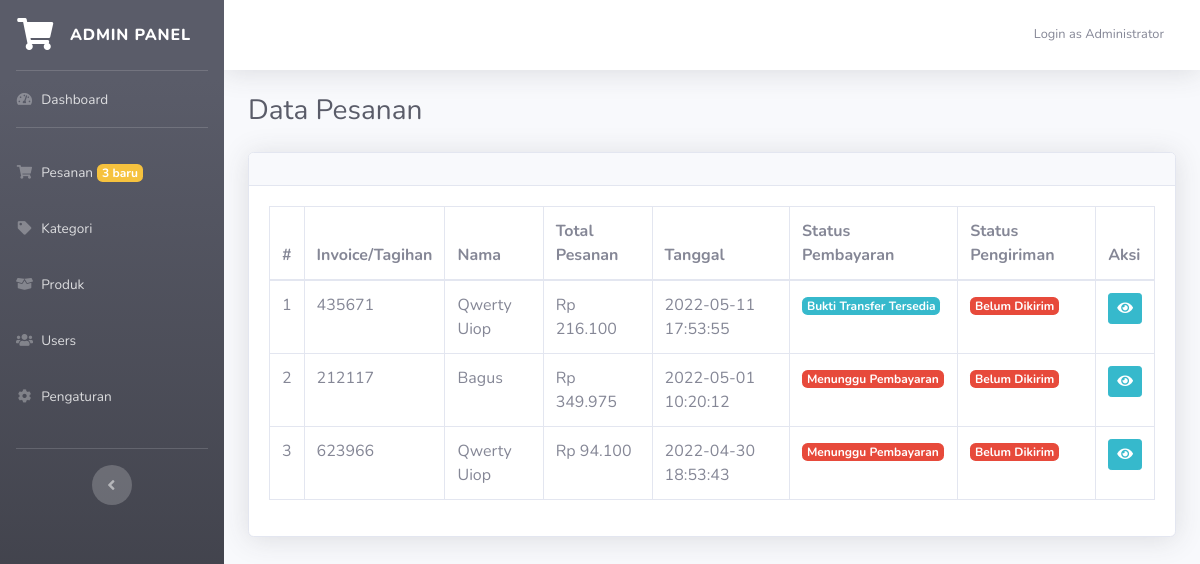
The app's page /admin.php?page=orders (signed in), older data.
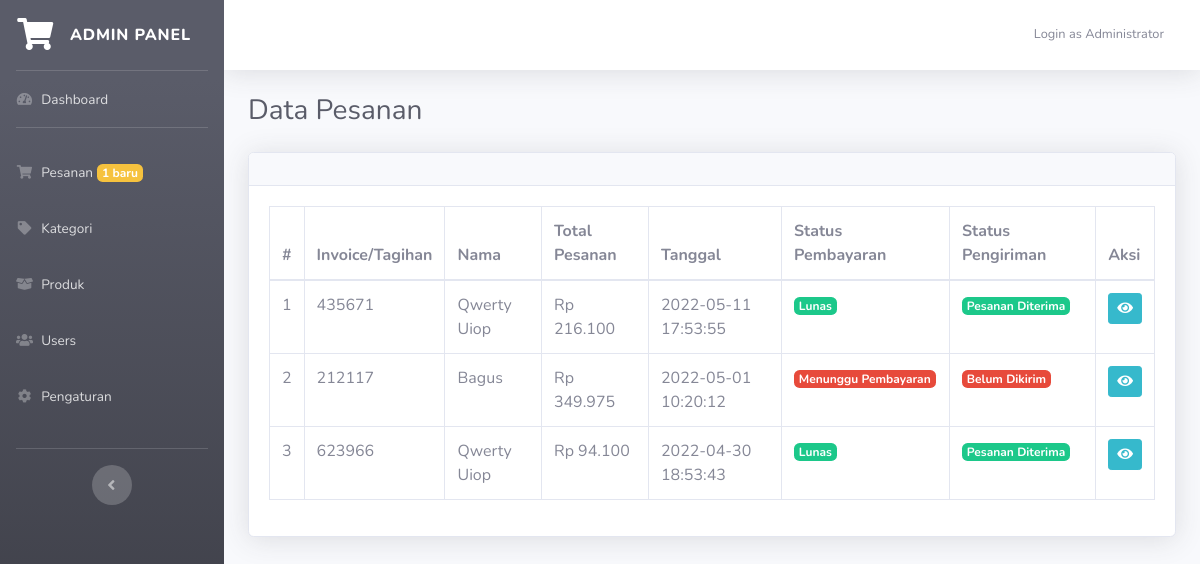
The same page, newer data.
### tables this page shows
CREATE TABLE `invoice` (
  `id` int(11) NOT NULL,
  `invoice_code` varchar(10) NOT NULL,
  `name` varchar(50) NOT NULL,
  `email` varchar(50) NOT NULL,
  `telp` varchar(20) NOT NULL,
  `region` int(11) NOT NULL,
  `address` text NOT NULL,
  `ongkir` varchar(10) NOT NULL,
  `total_price` int(11) NOT NULL,
  `total_all` int(11) NOT NULL,
  `date_input` datetime NOT NULL,
  `status_payment` int(1) NOT NULL,
  `status_delivery` int(1) NOT NULL,
  `bukti_transfer` varchar(100) NOT NULL,
  `no_resi` varchar(50) NOT NULL,
  `expedisi` varchar(50) NOT NULL
);

### admin.php (called while the page is built, shortened)
<?php
require_once 'include/func.php';
include "module/templates/index-admin.php";

### include/func.php (called while the page is built, shortened)
<?php
function string2Number($cString){
    return str_replace(",","",$cString) ;
}
function number2String($nNumber,$nDecimals=0){
    $nNumber = floatval(string2Number($nNumber)) ;
    return number_format($nNumber,$nDecimals,",",".") ;
}

### module/admin/orders.php (the view, shortened to what the rows shown need)
<?php
if(isset($_GET['invoice']) && $_GET['invoice'] <> ""){
    $cInvoice = $_GET['invoice'];
    $dbData = mysqli_query($db,"select * from invoice where invoice_code='$cInvoice'");
    $vaInvoice = mysqli_fetch_array($dbData);
    $dbRegion = mysqli_query($db,"select * from region where id='{$vaInvoice['region']}'");
    $vaRegion = mysqli_fetch_array($dbRegion);
?>
<div class="container-fluid">
	<h1 class="h3 mb-2 text-gray-800 mb-2">Code/Invoice = <?= $vaInvoice['invoice_code']; ?></h1>
    <?php if($vaInvoice['status_payment'] == 1 && $vaInvoice['status_delivery'] == 3){ ?>
        <h3 class="text-success">Transaksi selesai</h3>
    <?php } ?>
	<div class="card shadow mb-4">
		<div class="card-header py-3">
            <a href="?page=orders" class="btn btn-sm btn-primary"><i class="fa fa-chevron-left"></i> Back</a>
		</div>
		<div class="card-body">
            <h3 class="lead"> Data Pesanan</h3>
            <hr>
            <div class="row">
                <div class="col-md-6">
                    <table class="table table-sm table-borderless">
                        <tr>
                            <td>Nama Penerima</td>
                            <td><?= $vaInvoice['name']; ?></td>
                        </tr>
                        <tr>
                            <td>Email</td>
                            <td><?= $vaInvoice['email']; ?></td>
                        </tr>
                        <tr>
                            <td>Telepon</td>
                            <td><?= $vaInvoice['telp']; ?></td>
                        </tr>
                        <tr>
                            <td>Wilayah</td>
                            <td><?= $vaRegion['region']; ?></td>
                        </tr>
                        <tr>
                            <td>Alamat Lengkap</td>
                            <td><?= $vaInvoice['address']; ?></td>
                        </tr>
                        <tr>
                            <td>Status Pembayaran</td>
                            <?php if($vaInvoice['status_payment'] == 1){ ?>
                                <td><span class="badge badge-success">Lunas</span></td>
                            <?php
                                }else{
                                    if($vaInvoice['bukti_transfer'] <> ""){
                            ?>
								<td><span class="badge badge-warning">Menunggu Konfirmasi Admin</span></td>
                            <?php
                                    }else{
                            ?>
								<td><span class="badge badge-danger">Menunggu Pembayaran</span></td>
                            <?php
                                    }
                                }
                            ?>
                        </tr>
                        <tr>
                            <td>Status Pengiriman</td>
                            <?php
                                if($vaInvoice['status_delivery'] == 3){
                            ?>
                                <td><span class="badge badge-success">Pesanan Diterima</span></td>
                            <?php
                                }else if($vaInvoice['status_delivery'] == 2){
                            ?>
                                <td><span class="badge badge-info">Dikirim</span></td>
                            <?php
                                }else if($vaInvoice['status_delivery'] == 1){
                            ?>
                                <td><span class="badge badge-warning">Dikemas</span></td>
                            <?php
                                }else{ ?>
                                <td><span class="badge badge-danger">Belum Dikirim</span></td>
                            <?php } ?>
                        </tr>
                        <?php
                            if($vaInvoice['status_delivery'] >= 2){
                        ?>
                        <tr>
                            <td>No. Resi</td>
                            <td><?=$vaInvoice['no_resi']?></td>
                        </tr>
                        <tr>
                            <td>Expedisi</td>
                            <td><?=$vaInvoice['expedisi']?></td>
                        </tr>
                        <?php
                            }
                        ?>
                    </table>
                </div>
            </div>
            <hr>
            <?php
                if($vaInvoice['bukti_transfer'] <> "" && is_file("assets/bukti_transfer/".$vaInvoice['bukti_transfer'])){
            ?>
            <h3 class="lead"> Bukti Transfer <a href="assets/bukti_transfer/<?=$vaInvoice['bukti_transfer']?>" target="_blank"  class="btn btn-sm btn-info"><i class="fa fa-search"></i></a> </h3>
            <?php
                }
            ?>
		</div>
	</div>
    <div class="card shadow mb-5">
        <div class="card-body">
            <table class="table table-bordered">
                <tr>
                    <th>#</th>
                    <th>Nama Barang</th>
                    <th>Jml</th>
                    <th>Info</th>
                    <th>Harga</th>
                    <th>Total</th>
                    <th>Aksi</th>
                <?php
                $no=1;
                $dbOrder = mysqli_query($db,"select * from transaction where id_invoice='$cInvoice'");
                while($data = mysqli_fetch_array($dbOrder)){ ?>
                </tr>
                    <td><?= $no; ?></td>
                    <td><?= $data['product_name']; ?></td>
                    <td class="text-center"><?= $data['qty']; ?></td>
                    <?php if($data['ket'] == ""){ ?>
                        <td>-</td>
                    <?php }else{ ?>
                        <td><?= $data['ket']; ?></td>
                    <?php } ?>
                    <td>Rp <?= number2String($data['price']); ?></td>
                    <?php $total = $data['price'] * $data['qty']; ?>
                    <td>Rp <?= number2String($total); ?></td>
                    <td>
                        <a href="index.php?p=<?= $data['link']; ?>" target="_blank" class="btn btn-sm btn-success"><i class="fa fa-eye"></i></a>
                    </td>
                <tr>
                <?php
                    $no++;
                    }
                ?>
                </tr>
            </table>
            <div class="col-md-6">
                <table class="table table-borderless table-sm">
                    <tr>
                        <th>Total Harga</th>
                        <th>Rp <?= number2String($vaInvoice['total_price']); ?></script></th>
                    </tr>
                    <tr>
                        <th>Biaya Pengiriman</th>
                        <th>Rp <?= number2String($vaInvoice['ongkir']); ?></th>
                    </tr>
                    <tr>
                        <th>Total</th>
                        <th>Rp <?= number2String($vaInvoice['total_all']); ?></th>
                    </tr>
                </table>
            </div>
            <hr>
            <?php if($vaInvoice['status_payment'] == 0){ ?>
                <a href="?page=orders&opt=proses&invoice=<?= $vaInvoice['invoice_code']; ?>" onclick="return confirm('Anda sudah menerima pembayaran dan akan memproses pesanan?');" class="btn btn-info btn-sm">Proses</a>
            <?php }else if($vaInvoice['status_payment'] == 1 && $vaInvoice['status_delivery'] == 1){?>
                <a
                    href="#"
                    class="btn btn-primary btn-sm"
                    data-toggle="modal"
                    data-target="#kirimPesanan"
                    >Kirim Pesanan</a
                >
            <?php } ?>
        </div>
    </div>
</div>
<div
	class="modal fade"
	id="kirimPesanan"
	tabindex="-1"
	role="dialog"
	aria-labelledby="exampleModalLabel"
	aria-hidden="true"
>
	<div class="modal-dialog" role="document">
		<div class="modal-content">
			<div class="modal-header">
				<h5 class="modal-title" id="exampleModalLabel">Anda Akan Mengirimkan Pesanan?</h5>
				<button
					type="button"
					class="close"
					data-dismiss="modal"
					aria-label="Close"
				>
					<span aria-hidden="true">&times;</span>
				</button>
			</div>
			<div class="modal-body">
				<form
					action=""
					method="post"
				>
					<div class="form-group">
						<label for="name">No. Resi</label>
						<input
							type="text"
							class="form-control"
							id="cNoResi"
							name="cNoResi"
							autocomplete="off"
							required
						/>
					</div>
                    <div class="form-group">
						<label for="name">Expedisi</label>
						<input
							type="text"
							class="form-control"
							id="cExpedisi"
							name="cExpedisi"
							autocomplete="off"
							required
						/>
					</div>
					<button type="submit" name="kirim_pesanan" class="btn btn-success">
					Submit
					</button>
                    <button type="button" class="btn btn-danger" data-dismiss="modal">
					Batal
					</button>
				</form>
			</div>
		</div>
	</div>
</div>
<?php
}else{
?>
<div class="container-fluid">
	<h1 class="h3 mb-2 text-gray-800 mb-4">Data Pesanan</h1>
	<div class="card shadow mb-4">
		<div class="card-body">
            <?php
            $dbData = mysqli_query($db,"select * from invoice order by id desc");
            if(mysqli_num_rows($dbData) > 0){
            ?>
			<div class="table-responsive">
				<table
					class="table table-bordered"
					id="dataTable"
					width="100%"
					cellspacing="0"
				>
					<thead>
						<tr>
							<th>#</th>
							<th>Invoice/Tagihan</th>
							<th>Nama</th>
							<th>Total Pesanan</th>
                            <th>Tanggal</th>
                            <th>Status Pembayaran</th>
                            <th>Status Pengiriman</th>
                            <th>Aksi</th>
						</tr>
					</thead>
					<tbody class="data-content">
						<?php
                        $no = 1;
                        while($data = mysqli_fetch_array($dbData)){
                        ?>
						<tr>
							<td><?= $no; ?></td>
                            <td><?= $data['invoice_code']; ?></td>
                            <td><?= $data['name']; ?></td>
                            <td>Rp <?= number2String($data['total_all']); ?></td>
                            <td><?= $data['date_input']; ?></td>
                            <?php if($data['status_payment'] == 1){ ?>
								<td><span class="badge badge-success">Lunas</span></td>
							<?php
                                }else{
                                    if($data['bukti_transfer'] <> ""){
                            ?>
								<td><span class="badge badge-info">Bukti Transfer Tersedia</span></td>
                            <?php
                                    }else{
                            ?>
								<td><span class="badge badge-danger">Menunggu Pembayaran</span></td>
                            <?php
                                    }
                                }
                            ?>
                            <?php
                                if($data['status_delivery'] == 3){
                            ?>
                                <td><span class="badge badge-success">Pesanan Diterima</span></td>
                            <?php
                                }elseif($data['status_delivery'] == 2){
                            ?>
                                <td><span class="badge badge-info">Dikirim</span></td>
                            <?php
                                }else if($data['status_delivery'] == 1){
                            ?>
                                <td><span class="badge badge-warning">Dikemas</span></td>
                            <?php
                                }else{ ?>
                                <td><span class="badge badge-danger">Belum Dikirim</span></td>
                            <?php } ?>
                            <td>
                                <a href="?page=orders&invoice=<?= $data['invoice_code']; ?>" class="btn btn-sm btn-info"><i class="fa fa-eye"></i></a>
                            </td>
                        </tr>
                        <?php
                            $no++;
                        }
                        ?>
					</tbody>
				</table>
			</div>
			<?php
            }else{
            ?>
			<div class="alert alert-warning" role="alert">
			Oops, the order is still empty.
			</div>
            <?php } ?>
		</div>
	</div>
</div>
<?php
}
?>

Row changes from the older to the newer data that the page shows:
changed invoice (number 1 of 3 on the later page): status_payment "Bukti Transfer Tersedia" → "Lunas"; status_delivery "Belum Dikirim" → "Pesanan Diterima"
changed invoice (number 3 of 3 on the later page): status_payment "Menunggu Pembayaran" → "Lunas"; status_delivery "Belum Dikirim" → "Pesanan Diterima"
Text that changed along with them:
$orders: "3" → "1"
